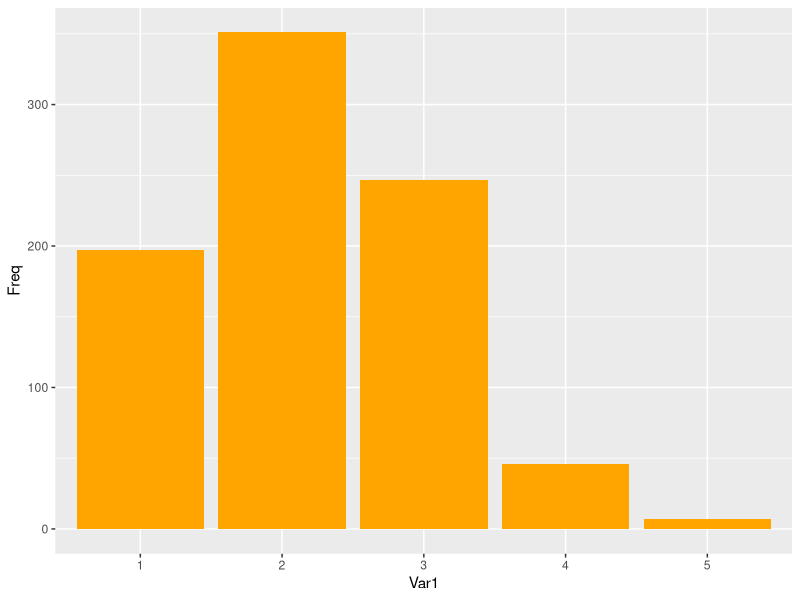
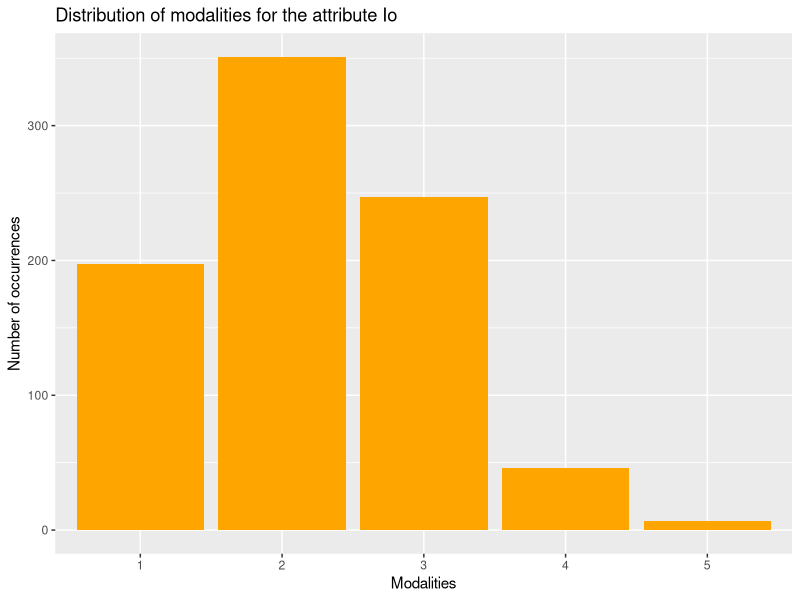
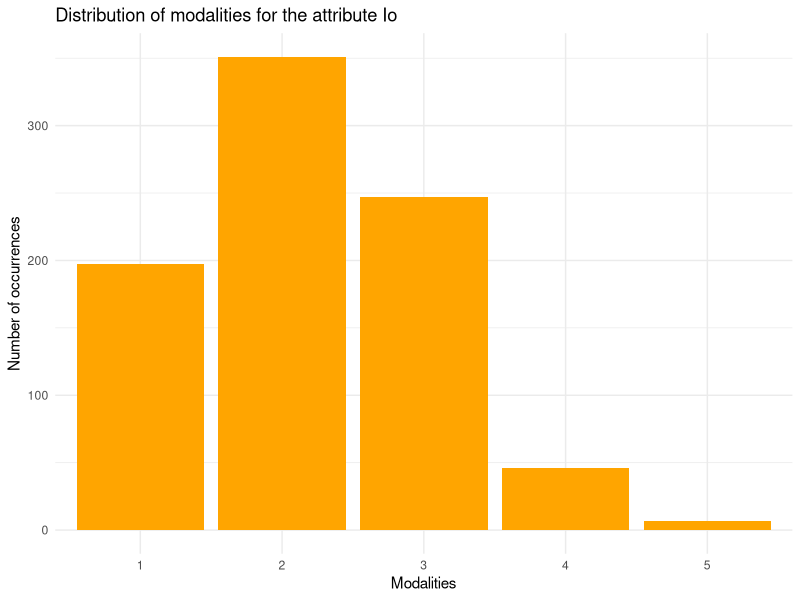
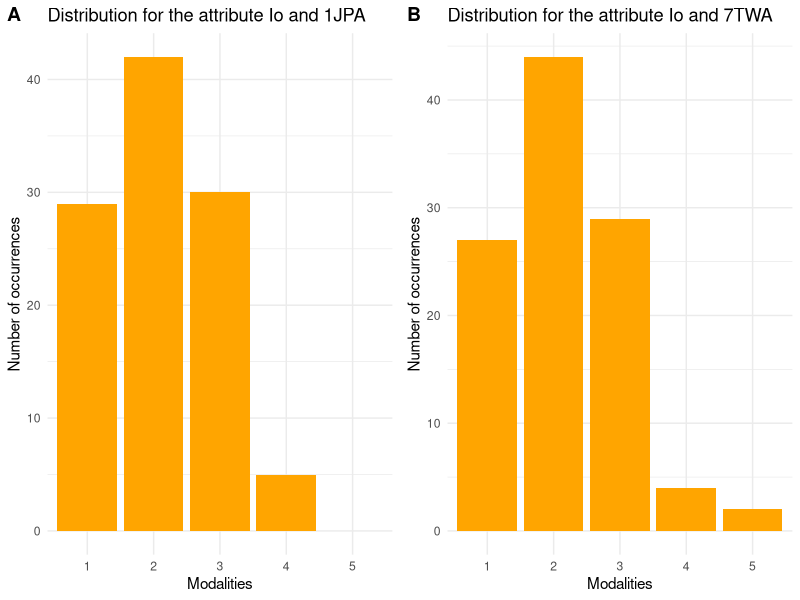
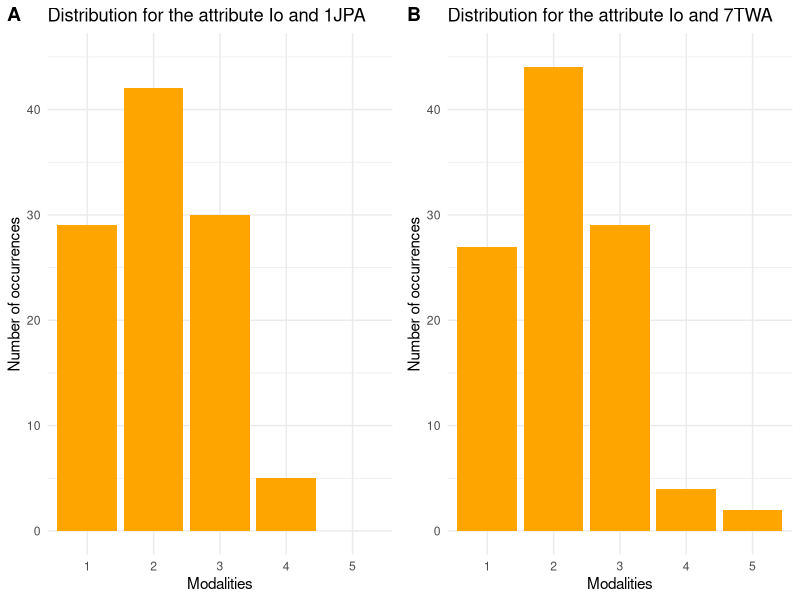

Recreate these plots in R, in order. (Note: this script raises an error after producing the figures.)
## libraries
library(gridExtra)
library(cowplot)
library(ade4)
library(FactoMineR)
library(stringr)
library(ggplot2)

# import of dataset and summary
orange <- read.csv2("data/orange.csv")
summary(orange, maxsum = 8)

# transformation into factor variable
# With the levels() and the nlevels() functions, make sure that you have 106 consumers.
for (j in c(1:2,4:9)) orange[,j] <- as.factor(orange[,j])
levels(orange$Consumer)
nlevels(orange$Consumer)

# visualization of the data distribution
#https://r-charts.com/colors/
table(orange[,5])
tab <- as.data.frame(table(orange[,5]))

#1st attempt
ggplot(tab, aes(x = Var1, y = Freq)) +
  geom_bar(stat = "identity", fill = "orange")

#2nd attempt
ggplot(tab, aes(x = Var1, y = Freq)) +
  geom_bar(stat = "identity", fill = "orange") +
  xlab("Modalities") +
  ylab("Number of occurrences") +
  ggtitle(str_glue("Distribution of modalities for the attribute Io")) 

#3rd attempt
ggplot(tab, aes(x = Var1, y = Freq)) +
  geom_bar(stat = "identity", fill = "orange") +
  xlab("Modalities") +
  ylab("Number of occurrences") +
  ggtitle(str_glue("Distribution of modalities for the attribute Io")) +
  theme_minimal()


#The same type of visualization can be obtained by product.
tab <- as.data.frame(table(orange[,2],orange[,5]))

#1st attempt

JPA <- ggplot(tab[tab$Var1 == "1JPA",], aes(x = Var2, y = Freq)) +
  geom_bar(stat = "identity", fill = "orange") +
  xlab("Modalities") +
  ylab("Number of occurrences") +
  ggtitle(str_glue("Distribution for the attribute Io and 1JPA")) +
  theme_minimal()

TWA <- ggplot(tab[tab$Var1 == "7TWA",], aes(x = Var2, y = Freq)) +
  geom_bar(stat = "identity", fill = "orange") +
  xlab("Modalities") +
  ylab("Number of occurrences") +
  ggtitle(str_glue("Distribution for the attribute Io and 7TWA")) +
  theme_minimal()

plot_grid(JPA, TWA, labels=c("A", "B"), ncol = 2, nrow = 1)


#2nd attempt
max(tab$Freq)

JPA <- ggplot(tab[tab$Var1 == "1JPA",], aes(x = Var2, y = Freq)) +
  geom_bar(stat = "identity", fill = "orange") +
  xlab("Modalities") +
  ylab("Number of occurrences") +
  ylim(0, 45) +
  ggtitle(str_glue("Distribution for the attribute Io and 1JPA")) +
  theme_minimal()

TWA <- ggplot(tab[tab$Var1 == "7TWA",], aes(x = Var2, y = Freq)) +
  geom_bar(stat = "identity", fill = "orange") +
  xlab("Modalities") +
  ylab("Number of occurrences") +
  ylim(0, 45) +
  ggtitle(str_glue("Distribution for the attribute Io and 7TWA")) +
  theme_minimal()

plot_grid(JPA, TWA, labels = c("A","B"), ncol = 2, nrow = 1)


#aggregate the categories 1 and 2 into ne for not enough, 4 and 5 into tm for too much, and finally recode the category 3 into JAR.
for (j in 4:9) levels(orange[,j]) <- c("ne","ne","JAR","tm","tm")

#Recoding of the variables with the acm.disjonctif() function
orange.dummy <- acm.disjonctif(orange[,4:9])
orange.dummy[1:5,]

#Creation of an R object containing the information about the consumers, the products and the dummy variables
orange.dummy <- cbind(orange[,1:3], orange.dummy)
orange.dummy[1:5,]


#Use the AovSum() function of the FactoMineR package to estimate your model for which the liking is explained by 
#the presence or absence of the defects, the consumers and the products.
res.penalty.all <- AovSum(Liking ~ Nc.ne + Nc.tm + Io.ne + Io.tm + Su.ne + Su.tm +
                            Ac.ne + Ac.tm + Bt.ne + Bt.tm + Pu.ne + Pu.tm +
                            Consumer + Juice, data = orange.dummy)
res.penalty.all$Ttest

#Facilitation with the JAR function
res.jar <- JAR(orange, col.p = 2, col.j = 1, col.pref = 3, jarlevel="JAR")
res.jar$penalty2

###################################
#Focus on one product

plot.JAR(res.jar, name.prod = "2JPR", model = 2)

#The graphical output is not informative when the levels of the sensory attributes are the same. 
#Consequently, they are changed with the paste() function, to add the name of the attribute in front of its levels.
for (j in 4:9) levels(orange[,j]) <- c(paste(colnames(orange)[j], levels(orange[,j])[1], sep="."),"JAR",
                                       paste(colnames(orange)[j], levels(orange[,j])[3], sep="."))
summary(orange)

#JAR function
res.jar <- JAR(orange, col.p = 2, col.j = 1, col.pref = 3, jarlevel="JAR")
plot.JAR(res.jar, name.prod = "2JPR", model = 2)

#Penalties can also be estimated for each product.
orange.dummy.2JPR <- orange.dummy[orange.dummy$Juice == "2JPR",]

#Use the AovSum() function to estimate your model for which the liking is explained by the presence or absence of the defects.
res.penalty.one <- AovSum(Liking ~ Nc.ne + Nc.tm + Io.ne + Io.tm + Su.ne + Su.tm +
                            Ac.ne + Ac.tm + Bt.ne + Bt.tm + Pu.ne + Pu.tm,
                          data = orange.dummy.2JPR)
res.penalty.one$Ttest

#They can be compared
penalties <- cbind(res.jar$penalty2, res.penalty.one$Ttest[-1,])[,c(1,4)]
penalties <- as.data.frame(penalties)
colnames(penalties) <- c("All_products","JPR")

#https://ggplot2.tidyverse.org/reference/geom_point.html
#first attempt
ggplot(penalties, aes(x = All_products, y = JPR)) +
  geom_point() +
  geom_text(label = rownames(penalties)) +
  geom_abline(intercept = 0, slope = 1) +
  xlab("Penalties for all products") +
  ylab("Penalties for JPR") +
  ggtitle("Impact of defects all versus JPR")

# Fixed coordinates (equal scales) with coord_fixed
# The coord_fixed function is very useful in case you want a 
# fixed aspect ratio for your plot regardless the size of the plotting device, 
# this is, one unit along the X axis will be the same unit along the Y axis.

#2nd attempt
#for min and max for ggplot
#https://ggplot2.tidyverse.org/reference/coord_fixed.html
summary(penalties)

ggplot(penalties, aes(x = All_products, y = JPR)) +
  geom_point() +
  geom_text(label = rownames(penalties)) +
  geom_abline(intercept = 0, slope = 1) +
  xlab("Penalties for all products") +
  ylab("Penalties for JPR") +
  ggtitle("Impact of defects all versus JPR") +
  coord_fixed() +
  ylim(-2,0.5) +
  xlim(-2,0.5)


#https://ggrepel.slowkow.com/index.html
#https://ggrepel.slowkow.com/reference/geom_text_repel.html
#attempt ggrepel

ggplot(penalties, aes(x = All_products, y = JPR)) +
  geom_point() +
  geom_text_repel(label = rownames(penalties)) +
  geom_abline(intercept = 0, slope = 1) +
  xlab("Penalties for all products") +
  ylab("Penalties for JPR") +
  ggtitle("Impact of defects all versus JPR") +
  coord_fixed() +
  ylim(-2,0.5) +
  xlim(-2,0.5)

#https://ggplot2-book.org/polishing.html
#Theme
ggplot(penalties, aes(x = All_products, y = JPR)) +
  geom_point() +
  geom_text_repel(label = rownames(penalties)) +
  geom_abline(intercept = 0, slope = 1) +
  xlab("Penalties for all products") +
  ylab("Penalties for JPR") +
  ggtitle("Impact of defects all versus JPR") +
  coord_fixed() +
  ylim(-2,0.5) +
  xlim(-2,0.5) +
  theme_light()

#Running a Multiple Correspondence Analysis
res.mca <- MCA(orange, quanti.sup = 3, quali.sup = 1:2, graph = F)
plot.MCA(res.mca, invisible = c("var","quali.sup"), label = "none", title = "Understanding defects profiles (ind.)")
plot.MCA(res.mca, invisible = c("ind","var"), label = "none", title = "Understanding defects profiles (sup. var.)")

res.mca <- MCA(orange[,-1], quanti.sup = 2, quali.sup = 1, graph = F)
plot.MCA(res.mca, invisible = c("ind","var"), title = "Understanding defects profiles (sup. var.)")
plot.MCA(res.mca, choix = "quanti.sup", title = "Understanding defects profiles (sup. var.)")

orange$Liking.cat <- as.factor(orange$Liking)
res.mca <- MCA(orange[,-1], quanti.sup = 2, quali.sup = c(1,9), graph = F)
plot.MCA(res.mca, invisible = c("ind","var"), title = "Understanding defects profiles (sup. var.)")

mod <- "JAR"
active.mod <- rownames(res.mca$var$coord)
mod.select <- active.mod[which(str_detect(active.mod, mod))]
plot.MCA(res.mca, invisible = "ind", selectMod = c(mod.select,rownames(res.mca$quali.sup$coord)))

#As mentioned previously, the juices were chosen according to 3 factors: the question arises as to whether the structure 
#revealed by the analysis can be linked to these factors. Therefore, it makes sense to add this information in the orange data. 
#To do so, we are going to manipulate strings.

#Exercise - break

exp.design <- data.frame(matrix(ncol = 3, nrow = dim(orange)[1]))
colnames(exp.design) <- c("Brand","Pulp","Temperature")

for (i in 1:dim(orange)[1]){
  pdt <- orange$Juice[i]
  pdt_split <- str_split(pdt,"")[[1]]
  if(pdt_split[2]=="J"){
    exp.design[i,1] <- "Jafaden"
  }
  else{
    exp.design[i,1] <- "Tropicana"
  }
  if(pdt_split[3]=="P"){
    exp.design[i,2] <- "With pulp"
  }
  else{
    exp.design[i,2] <- "Without pulp"
  }
  if(pdt_split[4]=="A"){
    exp.design[i,3] <- "Ambient"
  }
  else{
    exp.design[i,3] <- "Refrigerated"
  }
}

orange <- cbind(orange,exp.design) 
